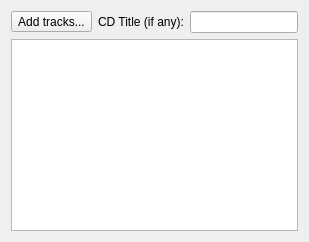
<?xml version="1.0" encoding="UTF-8"?>
<ui version="4.0">
 <class>DiscForm</class>
 <widget class="QWidget" name="DiscForm">
  <property name="enabled">
   <bool>true</bool>
  </property>
  <property name="windowTitle">
   <string>Form</string>
  </property>
  <layout class="QVBoxLayout" name="verticalLayout">
   <item>
    <layout class="QHBoxLayout" name="horizontalLayout_6">
     <item>
      <widget class="QToolButton" name="addFilesButton">
       <property name="text">
        <string>Add tracks...</string>
       </property>
      </widget>
     </item>
     <item>
      <layout class="QFormLayout" name="formLayout_3">
       <item row="0" column="0">
        <widget class="QLabel" name="label_9">
         <property name="text">
          <string>CD Title (if any):</string>
         </property>
        </widget>
       </item>
       <item row="0" column="1">
        <widget class="QLineEdit" name="lineEdit_4"/>
       </item>
      </layout>
     </item>
    </layout>
   </item>
   <item>
    <widget class="QTableView" name="filesTable">
     <attribute name="verticalHeaderVisible">
      <bool>false</bool>
     </attribute>
    </widget>
   </item>
  </layout>
 </widget>
 <resources/>
 <connections/>
</ui>
